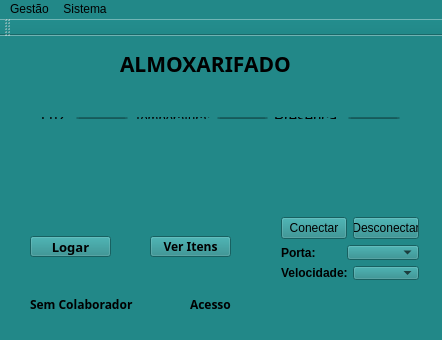
<?xml version="1.0" encoding="UTF-8"?>
<ui version="4.0">
 <class>MainWindow</class>
 <widget class="QMainWindow" name="MainWindow">
  <property name="geometry">
   <rect>
    <x>0</x>
    <y>0</y>
    <width>442</width>
    <height>340</height>
   </rect>
  </property>
  <property name="font">
   <font>
    <pointsize>10</pointsize>
    <weight>75</weight>
    <bold>true</bold>
   </font>
  </property>
  <property name="windowTitle">
   <string>Almoxarifado Bajampa</string>
  </property>
  <property name="styleSheet">
   <string notr="true">background:#288;</string>
  </property>
  <widget class="QWidget" name="centralWidget">
   <widget class="QPushButton" name="pushButton">
    <property name="geometry">
     <rect>
      <x>150</x>
      <y>200</y>
      <width>81</width>
      <height>21</height>
     </rect>
    </property>
    <property name="font">
     <font>
      <family>Arial Black</family>
      <pointsize>9</pointsize>
      <weight>75</weight>
      <bold>true</bold>
     </font>
    </property>
    <property name="styleSheet">
     <string notr="true">@:pressed{background:#000;}
color:#fff;
border-radius:10px;
font-size:9pt;</string>
    </property>
    <property name="text">
     <string>Ver Itens</string>
    </property>
   </widget>
   <widget class="QPushButton" name="btn_bloquear">
    <property name="geometry">
     <rect>
      <x>30</x>
      <y>210</y>
      <width>32</width>
      <height>32</height>
     </rect>
    </property>
    <property name="text">
     <string/>
    </property>
    <property name="flat">
     <bool>true</bool>
    </property>
   </widget>
   <widget class="QLabel" name="lb_nome">
    <property name="geometry">
     <rect>
      <x>30</x>
      <y>260</y>
      <width>111</width>
      <height>16</height>
     </rect>
    </property>
    <property name="sizePolicy">
     <sizepolicy hsizetype="Preferred" vsizetype="Preferred">
      <horstretch>1</horstretch>
      <verstretch>0</verstretch>
     </sizepolicy>
    </property>
    <property name="font">
     <font>
      <family>Arial Black</family>
      <weight>75</weight>
      <bold>true</bold>
     </font>
    </property>
    <property name="text">
     <string>Sem Colaborador</string>
    </property>
   </widget>
   <widget class="QLabel" name="lb_acesso">
    <property name="geometry">
     <rect>
      <x>190</x>
      <y>260</y>
      <width>111</width>
      <height>16</height>
     </rect>
    </property>
    <property name="sizePolicy">
     <sizepolicy hsizetype="Preferred" vsizetype="Preferred">
      <horstretch>1</horstretch>
      <verstretch>0</verstretch>
     </sizepolicy>
    </property>
    <property name="font">
     <font>
      <family>Arial Black</family>
      <weight>75</weight>
      <bold>true</bold>
     </font>
    </property>
    <property name="text">
     <string>Acesso</string>
    </property>
   </widget>
   <widget class="QPushButton" name="pushButton_2">
    <property name="geometry">
     <rect>
      <x>30</x>
      <y>200</y>
      <width>81</width>
      <height>21</height>
     </rect>
    </property>
    <property name="font">
     <font>
      <family>Arial Black</family>
      <pointsize>10</pointsize>
      <weight>75</weight>
      <bold>true</bold>
     </font>
    </property>
    <property name="mouseTracking">
     <bool>false</bool>
    </property>
    <property name="styleSheet">
     <string notr="true">@:pressed{background:#000;}
color:#fff;
border-radius:10px;
font-size:9pt;</string>
    </property>
    <property name="text">
     <string>Logar</string>
    </property>
    <property name="checkable">
     <bool>false</bool>
    </property>
    <property name="autoDefault">
     <bool>false</bool>
    </property>
    <property name="default">
     <bool>false</bool>
    </property>
    <property name="flat">
     <bool>false</bool>
    </property>
   </widget>
   <widget class="QLabel" name="label">
    <property name="geometry">
     <rect>
      <x>120</x>
      <y>20</y>
      <width>191</width>
      <height>16</height>
     </rect>
    </property>
    <property name="font">
     <font>
      <family>Arial Black</family>
      <pointsize>16</pointsize>
      <weight>75</weight>
      <bold>true</bold>
     </font>
    </property>
    <property name="text">
     <string>ALMOXARIFADO</string>
    </property>
   </widget>
   <widget class="QWidget" name="layoutWidget">
    <property name="geometry">
     <rect>
      <x>270</x>
      <y>170</y>
      <width>160</width>
      <height>85</height>
     </rect>
    </property>
    <layout class="QVBoxLayout" name="verticalLayout_2">
     <item>
      <layout class="QHBoxLayout" name="horizontalLayout_3">
       <item>
        <widget class="QPushButton" name="btn_conectar">
         <property name="text">
          <string>Conectar</string>
         </property>
        </widget>
       </item>
       <item>
        <widget class="QPushButton" name="btn_desconectar">
         <property name="text">
          <string>Desconectar</string>
         </property>
        </widget>
       </item>
      </layout>
     </item>
     <item>
      <layout class="QVBoxLayout" name="verticalLayout">
       <item>
        <layout class="QHBoxLayout" name="horizontalLayout">
         <item>
          <widget class="QLabel" name="label_2">
           <property name="font">
            <font>
             <weight>75</weight>
             <bold>true</bold>
            </font>
           </property>
           <property name="text">
            <string>Porta:</string>
           </property>
          </widget>
         </item>
         <item>
          <widget class="QComboBox" name="box_serial"/>
         </item>
        </layout>
       </item>
       <item>
        <layout class="QHBoxLayout" name="horizontalLayout_2">
         <item>
          <widget class="QLabel" name="label_3">
           <property name="font">
            <font>
             <weight>75</weight>
             <bold>true</bold>
            </font>
           </property>
           <property name="text">
            <string>Velocidade:</string>
           </property>
          </widget>
         </item>
         <item>
          <widget class="QComboBox" name="box_velocidade"/>
         </item>
        </layout>
       </item>
      </layout>
     </item>
    </layout>
   </widget>
   <widget class="QWidget" name="layoutWidget">
    <property name="geometry">
     <rect>
      <x>30</x>
      <y>70</y>
      <width>381</width>
      <height>24</height>
     </rect>
    </property>
    <layout class="QHBoxLayout" name="horizontalLayout_7">
     <item>
      <layout class="QHBoxLayout" name="horizontalLayout_4">
       <item>
        <widget class="QLabel" name="label_4">
         <property name="font">
          <font>
           <pointsize>11</pointsize>
           <weight>50</weight>
           <bold>false</bold>
          </font>
         </property>
         <property name="text">
          <string>Luz:</string>
         </property>
        </widget>
       </item>
       <item>
        <widget class="QLineEdit" name="ln_luz"/>
       </item>
      </layout>
     </item>
     <item>
      <layout class="QHBoxLayout" name="horizontalLayout_5">
       <item>
        <widget class="QLabel" name="label_5">
         <property name="font">
          <font>
           <pointsize>10</pointsize>
           <weight>50</weight>
           <bold>false</bold>
          </font>
         </property>
         <property name="text">
          <string>Temperatura:</string>
         </property>
        </widget>
       </item>
       <item>
        <widget class="QLineEdit" name="ln_temperatura"/>
       </item>
      </layout>
     </item>
     <item>
      <layout class="QHBoxLayout" name="horizontalLayout_6">
       <item>
        <widget class="QLabel" name="label_6">
         <property name="font">
          <font>
           <pointsize>11</pointsize>
           <weight>50</weight>
           <bold>false</bold>
          </font>
         </property>
         <property name="text">
          <string>Presença:</string>
         </property>
        </widget>
       </item>
       <item>
        <widget class="QLineEdit" name="ln_presenca"/>
       </item>
      </layout>
     </item>
    </layout>
   </widget>
  </widget>
  <widget class="QMenuBar" name="menuBar">
   <property name="geometry">
    <rect>
     <x>0</x>
     <y>0</y>
     <width>442</width>
     <height>21</height>
    </rect>
   </property>
   <widget class="QMenu" name="menuGest_o">
    <property name="title">
     <string>Gestão</string>
    </property>
    <addaction name="actionEstoque"/>
    <addaction name="actionColaboradores"/>
   </widget>
   <widget class="QMenu" name="menuSistema">
    <property name="title">
     <string>Sistema</string>
    </property>
    <addaction name="actionSair"/>
    <addaction name="separator"/>
    <addaction name="actionSobre"/>
   </widget>
   <addaction name="menuGest_o"/>
   <addaction name="menuSistema"/>
  </widget>
  <widget class="QToolBar" name="mainToolBar">
   <attribute name="toolBarArea">
    <enum>TopToolBarArea</enum>
   </attribute>
   <attribute name="toolBarBreak">
    <bool>false</bool>
   </attribute>
  </widget>
  <widget class="QStatusBar" name="statusBar"/>
  <action name="actionEstoque">
   <property name="text">
    <string>Estoque</string>
   </property>
   <property name="font">
    <font>
     <family>Arial Black</family>
     <weight>75</weight>
     <bold>true</bold>
    </font>
   </property>
  </action>
  <action name="actionColaboradores">
   <property name="text">
    <string>Colaboradores</string>
   </property>
   <property name="font">
    <font>
     <family>Arial Black</family>
     <weight>75</weight>
     <bold>true</bold>
    </font>
   </property>
  </action>
  <action name="actionSair">
   <property name="text">
    <string>Sair</string>
   </property>
   <property name="font">
    <font>
     <family>Arial Black</family>
     <weight>75</weight>
     <bold>true</bold>
    </font>
   </property>
  </action>
  <action name="actionSobre">
   <property name="text">
    <string>Sobre</string>
   </property>
   <property name="font">
    <font>
     <family>Arial Black</family>
     <weight>75</weight>
     <bold>true</bold>
    </font>
   </property>
  </action>
 </widget>
 <layoutdefault spacing="6" margin="11"/>
 <resources/>
 <connections/>
</ui>
